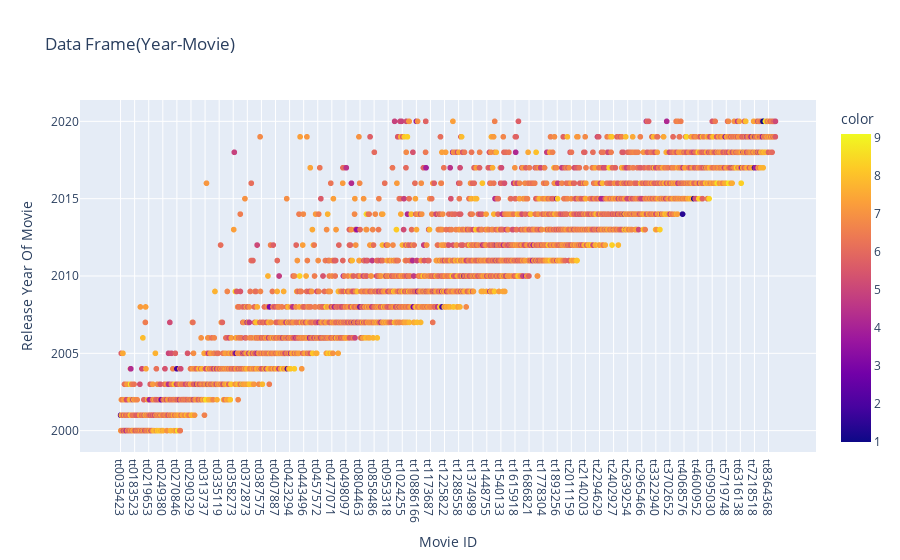

The cell this chart's notebook holds for it:
### Markdown cell above
Graph Based On Movie Corresponding To It's Year.
The Later The Movie Came Or The Bigger The Movie ID Is, The Newer The Movie Is.

### Code cell
fig = px.scatter(x=imdb_title_id, y=year, color=avg_vote, title="Data Frame(Year-Movie)")
fig.layout.update({
    "yaxis": {"title": "Release Year Of Movie"},
    "xaxis": {"title": "Movie ID"}
})
fig.show()

### Figure 1 — Plotly figure (JSON) as saved in the notebook; plotly's stock layout.template omitted (floating-point values rounded to 4 significant figures; data arrays with more than 128 entries replaced by an {"elided": "..."} marker saying what was removed)
{"data": [{"hovertemplate": "x=%{x}<br>y=%{y}<br>color=%{marker.color}<extra></extra>", "legendgroup": "", "marker": {"color": {"elided": "5487 float values"}, "coloraxis": "coloraxis", "symbol": "circle"}, "mode": "markers", "name": "", "showlegend": false, "type": "scattergl", "x": {"elided": "5487 str values"}, "xaxis": "x", "y": {"elided": "5487 int values"}, "yaxis": "y"}], "layout": {"coloraxis": {"colorbar": {"title": {"text": "color"}}, "colorscale": [[0, "#0d0887"], [0.1111, "#46039f"], [0.2222, "#7201a8"], [0.3333, "#9c179e"], [0.4444, "#bd3786"], [0.5556, "#d8576b"], [0.6667, "#ed7953"], [0.7778, "#fb9f3a"], [0.8889, "#fdca26"], [1, "#f0f921"]]}, "legend": {"tracegroupgap": 0}, "title": {"text": "Data Frame(Year-Movie)"}, "xaxis": {"anchor": "y", "domain": [0, 1], "title": {"text": "Movie ID"}}, "yaxis": {"anchor": "x", "domain": [0, 1], "title": {"text": "Release Year Of Movie"}}}}
